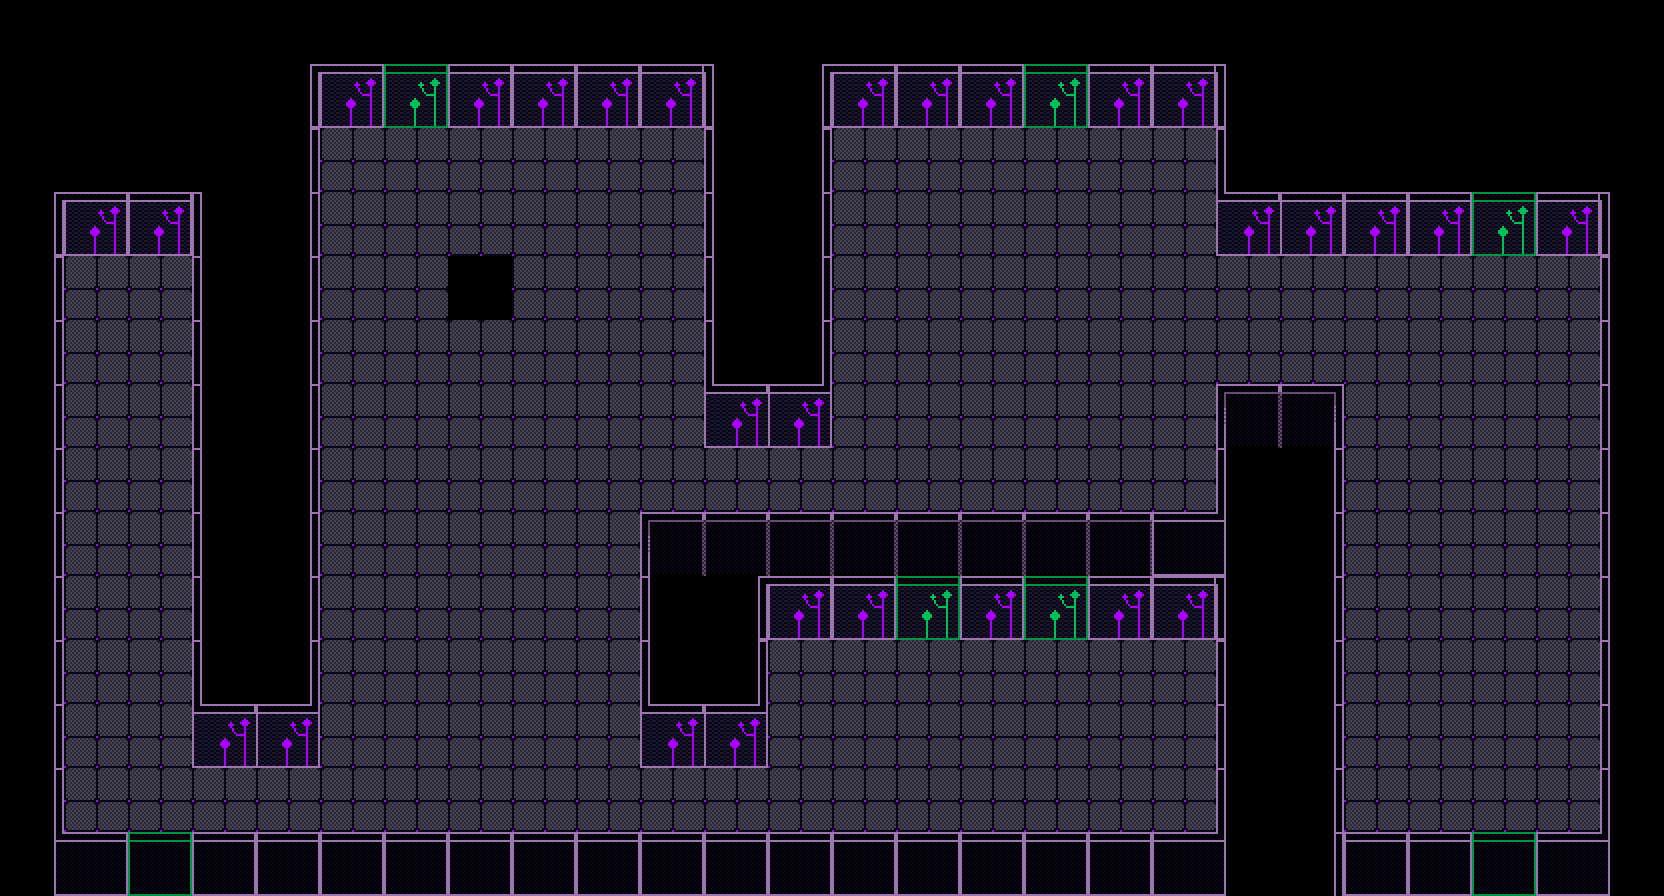

This is a level from a 2D game, rendered from its Tiled map with the project's own tilesets. A one-line summary and the map file follow, with tile-layer data summarised:
An orthogonal 26x14 tile map with 64x64 px tiles, 4 tile layers (Capa de Patrones 1, Capa de patrones 2, Capa de patrones 3, Capa de patrones 4).

<map version="1.0" orientation="orthogonal" renderorder="right-down" width="26" height="14" tilewidth="64" tileheight="64" nextobjectid="1">
 <properties>
  <property name="bugs" value="20" />
  <property name="chasing" value="3" />
  <property name="error" value="0" />
  <property name="trojan" value="0" />
  <property name="virus" value="9" />
 </properties>
 <tileset firstgid="1" name="tile-violet" tilewidth="64" tileheight="64">
  <image source="../tile-violet.png" width="256" height="448" />
 </tileset>
 <layer name="Capa de Patrones 1" width="26" height="14">
  <data>[364 cells, 182 non-empty, 1 distinct tile ids]</data>
 </layer>
 <layer name="Capa de patrones 2" width="26" height="14">
  <data>[364 cells, 136 non-empty, 18 distinct tile ids]</data>
 </layer>
 <layer name="Capa de patrones 3" width="26" height="14">
  <data>[364 cells, 7 non-empty, 2 distinct tile ids]</data>
 </layer>
 <layer name="Capa de patrones 4" width="26" height="14">
  <data>[364 cells, 1 non-empty, 1 distinct tile ids]</data>
 </layer>
</map>